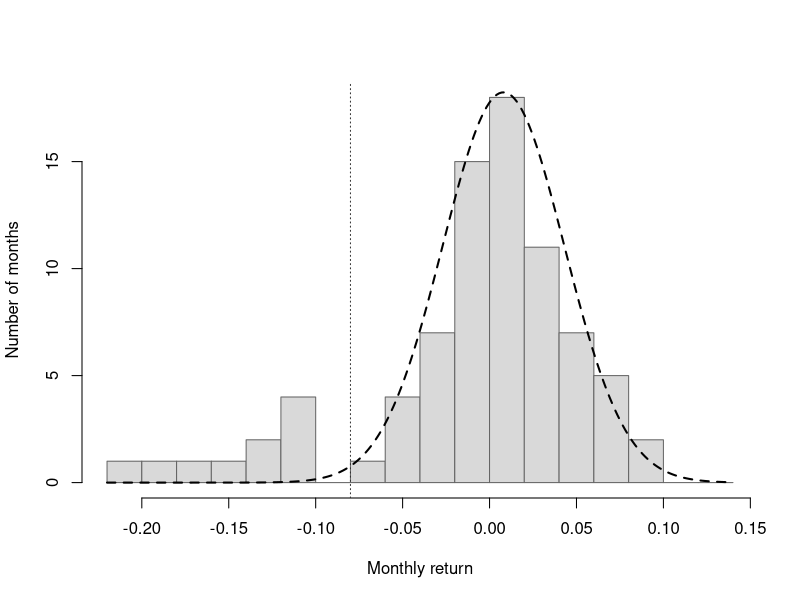
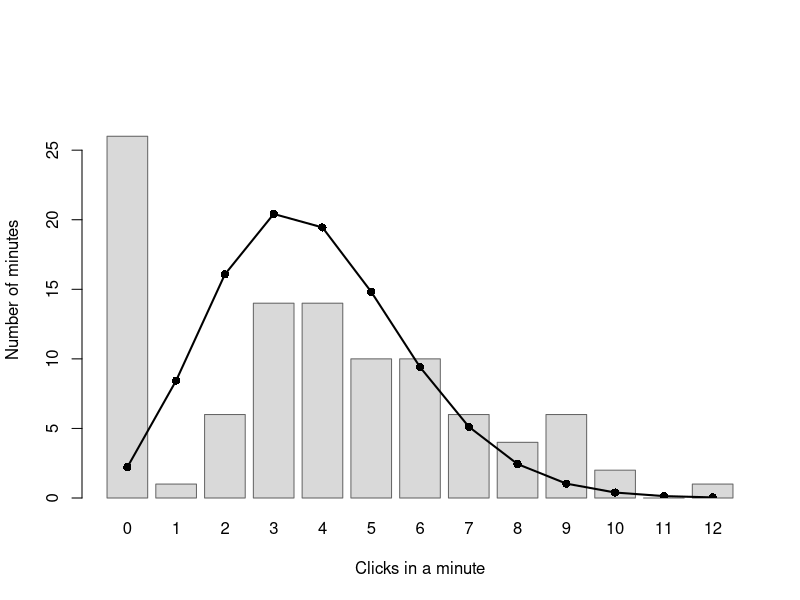
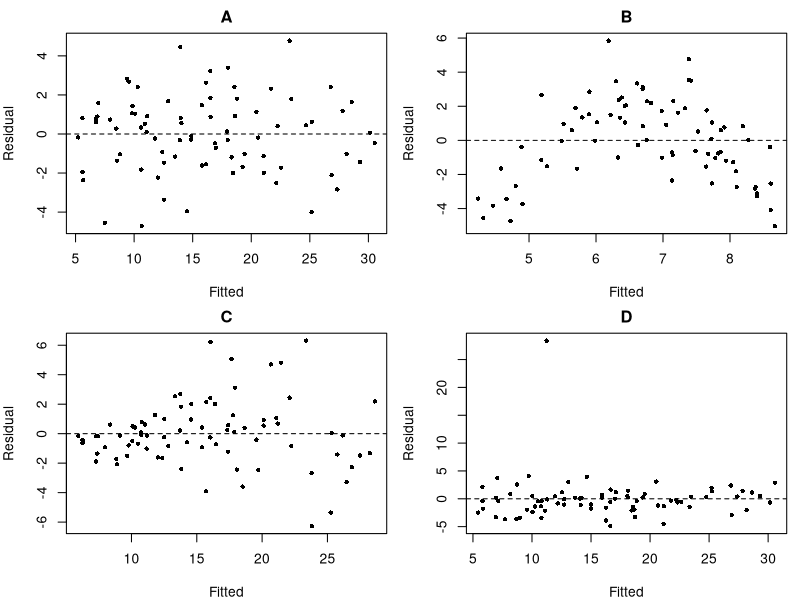
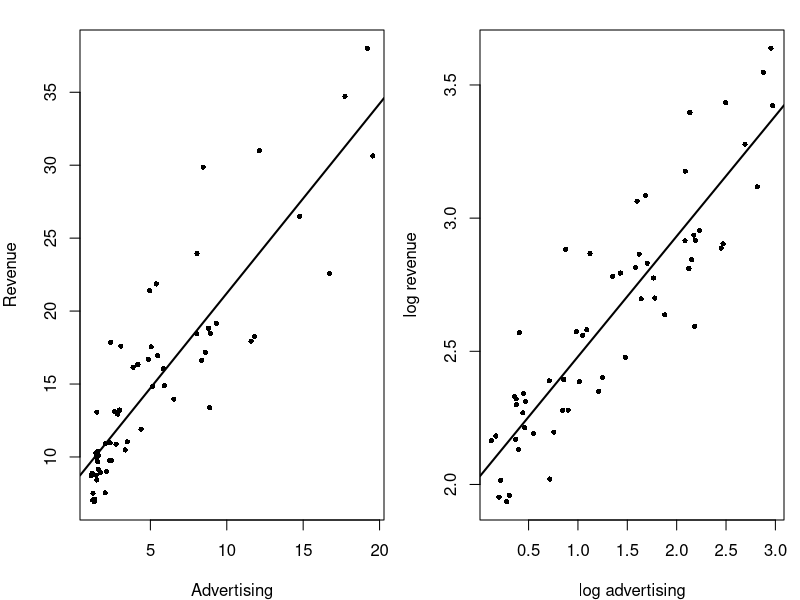
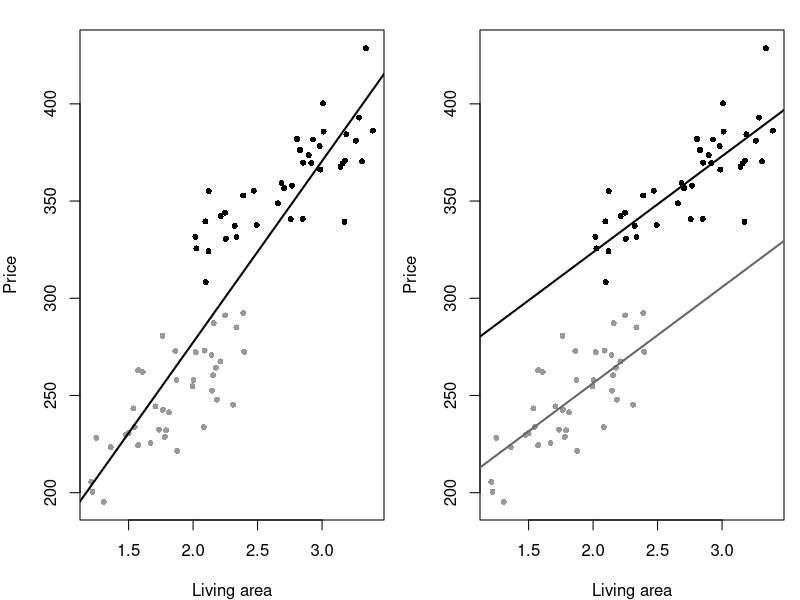

Write the R code that produced these figures, in order.
## ---- chunk 1
#| label: plot-returns
#| echo: false
#| fig-width: 6.5
#| fig-height: 4
#| fig-cap: "Monthly returns. Histogram of 80 months; dashed curve is the Normal used in Problem 17, scaled to the same bins."
set.seed(17)
mu <- 0.008
sig <- 0.035
x <- rnorm(80, mu, sig)
x[1:8] <- c(-0.10, -0.11, -0.12, -0.13, -0.14, -0.16, -0.18, -0.21)
br <- seq(-0.22, 0.14, by = 0.02)
hist(x, breaks = br, col = "grey85", border = "grey40",
     main = "", xlab = "Monthly return", ylab = "Number of months")
abline(v = -0.08, col = "grey20", lty = 3)
xx <- seq(-0.22, 0.14, length.out = 250)
lines(xx, dnorm(xx, mu, sig) * 80 * 0.02, lwd = 2, lty = 2)
## ---- chunk 2
#| label: plot-poisson
#| echo: false
#| fig-width: 6.5
#| fig-height: 4
#| fig-cap: "Clicks per minute. Bars: observed. Points: expected under Poisson(mean)."
set.seed(8)
y <- c(rep(0, 25), rpois(75, 5))
lam <- mean(y)
k <- 0:12
obs <- as.numeric(table(factor(y, levels = k)))
expn <- 100 * dpois(k, lam)
bp <- barplot(obs, names.arg = k, col = "grey85", border = "grey40",
              xlab = "Clicks in a minute", ylab = "Number of minutes",
              ylim = c(0, max(obs, expn) * 1.15))
points(bp, expn, pch = 16, cex = 1.1)
lines(bp, expn, lwd = 2)
## ---- chunk 3
#| label: plot-residuals
#| echo: false
#| fig-width: 7.2
#| fig-height: 6.2
#| fig-cap: "Residuals versus fitted values. Four different data-generating stories, one linear fit each."
set.seed(11)
n <- 80
x <- runif(n, 1, 10)
yA <- 2 + 3 * x + rnorm(n, 0, 2)
yB <- 2 + 3 * x - 0.35 * x^2 + rnorm(n, 0, 1.6)
yC <- 2 + 3 * x + rnorm(n, 0, 0.45 * x)
yD <- 2 + 3 * x + rnorm(n, 0, 2)
yD[n] <- yD[n] + 28
labs <- c("A", "B", "C", "D")
ys <- list(yA, yB, yC, yD)
par(mfrow = c(2, 2), mar = c(4, 4, 2, 0.8))
for (i in 1:4) {
  fit <- lm(ys[[i]] ~ x)
  plot(fitted(fit), resid(fit), pch = 16, cex = 0.7,
       xlab = "Fitted", ylab = "Residual", main = labs[i])
  abline(h = 0, lty = 2)
}
## ---- chunk 4
#| label: plot-loglog
#| echo: false
#| fig-width: 7.2
#| fig-height: 3.6
#| fig-cap: "Left: revenue against advertising, linear fit. Right: the same campaigns after a log-log transform."
set.seed(25)
n <- 60
x <- exp(runif(n, 0, 3))
y <- 8 * x^0.45 * rlnorm(n, 0, 0.2)
par(mfrow = c(1, 2), mar = c(4, 4, 1.5, 0.8))
plot(x, y, pch = 16, cex = 0.7, xlab = "Advertising", ylab = "Revenue")
abline(lm(y ~ x), lwd = 2)
plot(log(x), log(y), pch = 16, cex = 0.7,
     xlab = "log advertising", ylab = "log revenue")
abline(lm(log(y) ~ log(x)), lwd = 2)
## ---- chunk 5
#| label: plot-dummies
#| echo: false
#| fig-width: 7.2
#| fig-height: 3.6
#| fig-cap: "Price against living area. Grey: colonial. Black: ranch. Left: one line. Right: two intercepts, common slope."
set.seed(26)
n <- 40
sqft <- c(runif(n, 1.2, 2.4), runif(n, 2.0, 3.4))
style <- rep(c("colonial", "ranch"), each = n)
price <- ifelse(style == "colonial", 150, 210) + 55 * sqft + rnorm(2 * n, 0, 16)
par(mfrow = c(1, 2), mar = c(4, 4, 1.5, 0.8))
col <- ifelse(style == "colonial", "grey60", "black")
plot(sqft, price, pch = 16, cex = 0.8, col = col,
     xlab = "Living area", ylab = "Price")
abline(lm(price ~ sqft), lwd = 2)
plot(sqft, price, pch = 16, cex = 0.8, col = col,
     xlab = "Living area", ylab = "Price")
fit2 <- lm(price ~ sqft + (style == "ranch"))
b <- coef(fit2)
abline(a = b[1], b = b[2], lwd = 2, col = "grey40")
abline(a = b[1] + b[3], b = b[2], lwd = 2)
